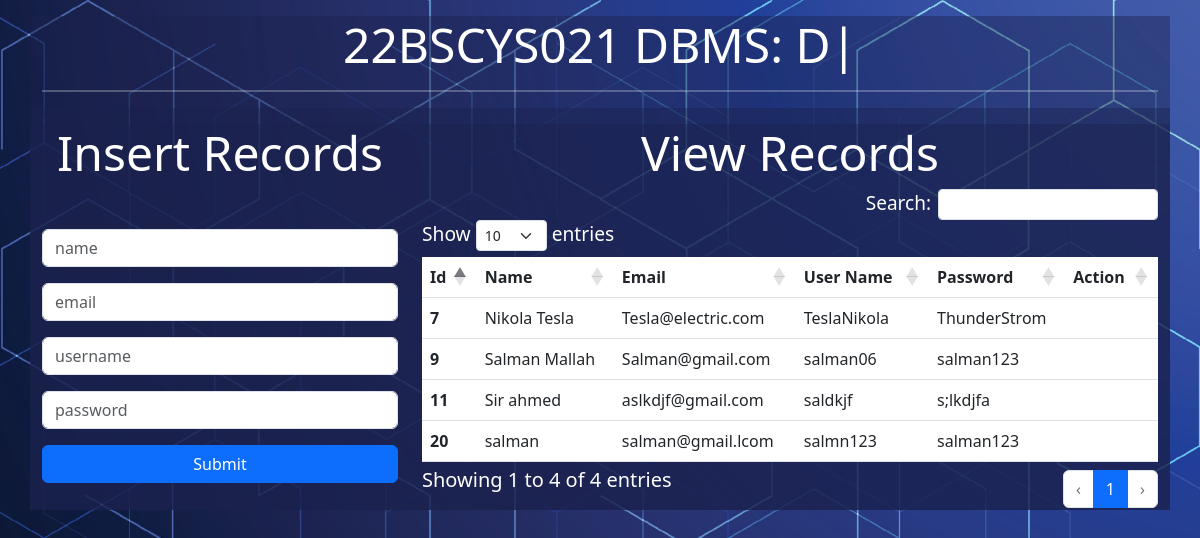
The page / on the database its author committed.
### setup/models.py (models this page shows, shortened)
class user_login(models.Model):
    id = models.AutoField(primary_key=True)
    name = models.CharField(max_length=100)
    email = models.CharField(max_length=100)
    username = models.CharField(max_length=100)
    password = models.CharField(max_length=100)

### setup/views.py (the view, shortened to what this page needs)
# urls.py: path('', views.index),
def index(request):
    row = user_login.objects.all()
    user_data = {
        'user_data': row
    }
    return render(request, 'index.html', user_data)

### templates/index.html (shortened to what this page needs)
{% extends 'base.html' %}
{% block body %}
    <div class="container mt-3">
      <h1 class="display-5 text-center text-white type-text font-weight-bold">
          <p id="typing-text" style="text-decoration: none;" class="django_heading text-white ">
          </p>
      </h1>
      <hr class="bg-white border-2 border-top border-white">
    <div class="row mt-3">
      <div class="col-md-4 mt-3">
        <h3 class="text-white text-center display-5">Insert Records</h3>
        <form action="" method="post" autocomplete="on" class="mt-5">
          <div class="mb-3">
            <input type="text" class="form-control"  name="name"  placeholder="name" value="{{ user.name }}" focus="on">
          </div>
          <div class="mb-3">
            <input type="email" class="form-control"  name="email" placeholder="email" value="{{ user.email }}">
          </div>
          <div class="mb-3">
            <input type="text" class="form-control"  name="username" autocomplete="off" value="{{ user.username }}" placeholder="username">
          </div>
          <div class="mb-3">
            <input
                    {% if text %}
                    type="text"
                    {% else %}
                    type="password"
                    {% endif %}
                    class="form-control" name="password" value="{{ user.password }}" placeholder="password"
            >
          </div>
          <button type="submit" class="btn btn-primary col-md-12 salman ">Submit</button>
        </form>
      </div>
      <div class="col-md-8 mt-3">
        <h3 class="text-white text-center display-5">
          View Records
        </h3>
        <table class="table text-white  mt-4 salman_table  " id="data_table">
          <thead>
            <tr>
              <th scope="col">Id</th>
              <th scope="col">Name</th>
              <th scope="col">Email</th>
              <th scope="col">User Name</th>
              <th scope="col">Password</th>
              <th scope="col">Action</th>
            </tr>
          </thead>
          <tbody>
          {% for row in user_data %}
            <tr>
              <th scope="row">{{ row.id }}</th>
              <td>{{ row.name }}</td>
              <td>{{ row.email }}</td>
              <td>{{ row.username }}</td>
              <td>{{ row.password }}</td>
              <td class="text-center" >
              </td>
            </tr>
          {% endfor %}
          </tbody>
        </table>
    </div>
    </div>
    </div>
{% endblock body %}

### templates/base.html (shortened to what this page needs)
{% load static %}
<!doctype html>
<html lang="en">
  <head>
    <link href="https://cdn.jsdelivr.net/npm/bootstrap@5.1.3/dist/css/bootstrap.min.css" rel="stylesheet">
    <link href="//netdna.bootstrapcdn.com/font-awesome/3.2.1/css/font-awesome.css" rel="stylesheet">
    <link href="https://cdnjs.cloudflare.com/ajax/libs/twitter-bootstrap/5.3.0/css/bootstrap.min.css" rel="stylesheet">
    <link href="https://cdn.datatables.net/1.13.6/css/dataTables.bootstrap5.min.css" rel="stylesheet">
    <link href="https://cdn.datatables.net/buttons/2.4.1/css/buttons.bootstrap5.min.css" rel="stylesheet">
    <link rel="stylesheet" href="{% static 'css/style.css' %}">
  </head>
  <body>
  {% block body %}
  {% endblock body %}
  </body>
</html>

### static/css/style.css (style rules this page uses)
body { background-image: url('../img/background.jpg'); background-size: cover; background-repeat: no-repeat; background-color: #1a5b9b !important; }
.salman_table { background-color: #41464b7a !important; opacity: 1; margin-top: 3em !important; }
.mt-3 { margin-top: 1rem!important; background: #1a214d6e; }

### rows shown on the page
user_login: id "7", name "Nikola Tesla", email "Tesla@electric.com", username "TeslaNikola", password "ThunderStrom"
user_login: id "9", name "Salman Mallah", email "Salman@gmail.com", username "salman06", password "salman123"
user_login: id "11", name "Sir ahmed", email "aslkdjf@gmail.com", username "saldkjf", password "s;lkdjfa"
user_login: id "20", name "salman", email "salman@gmail.lcom", username "salmn123", password "salman123"
